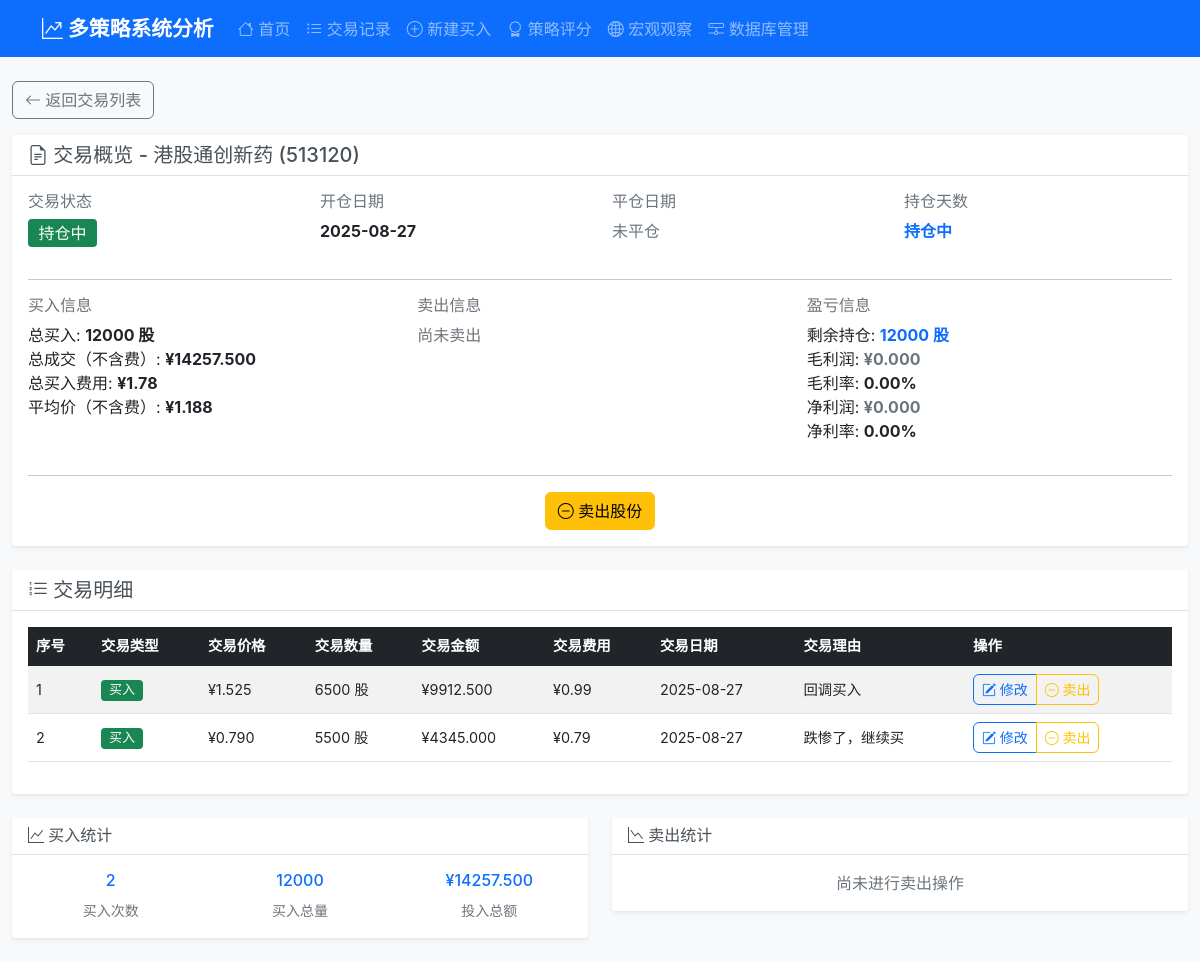
The app's page /trade_details/205, older data.
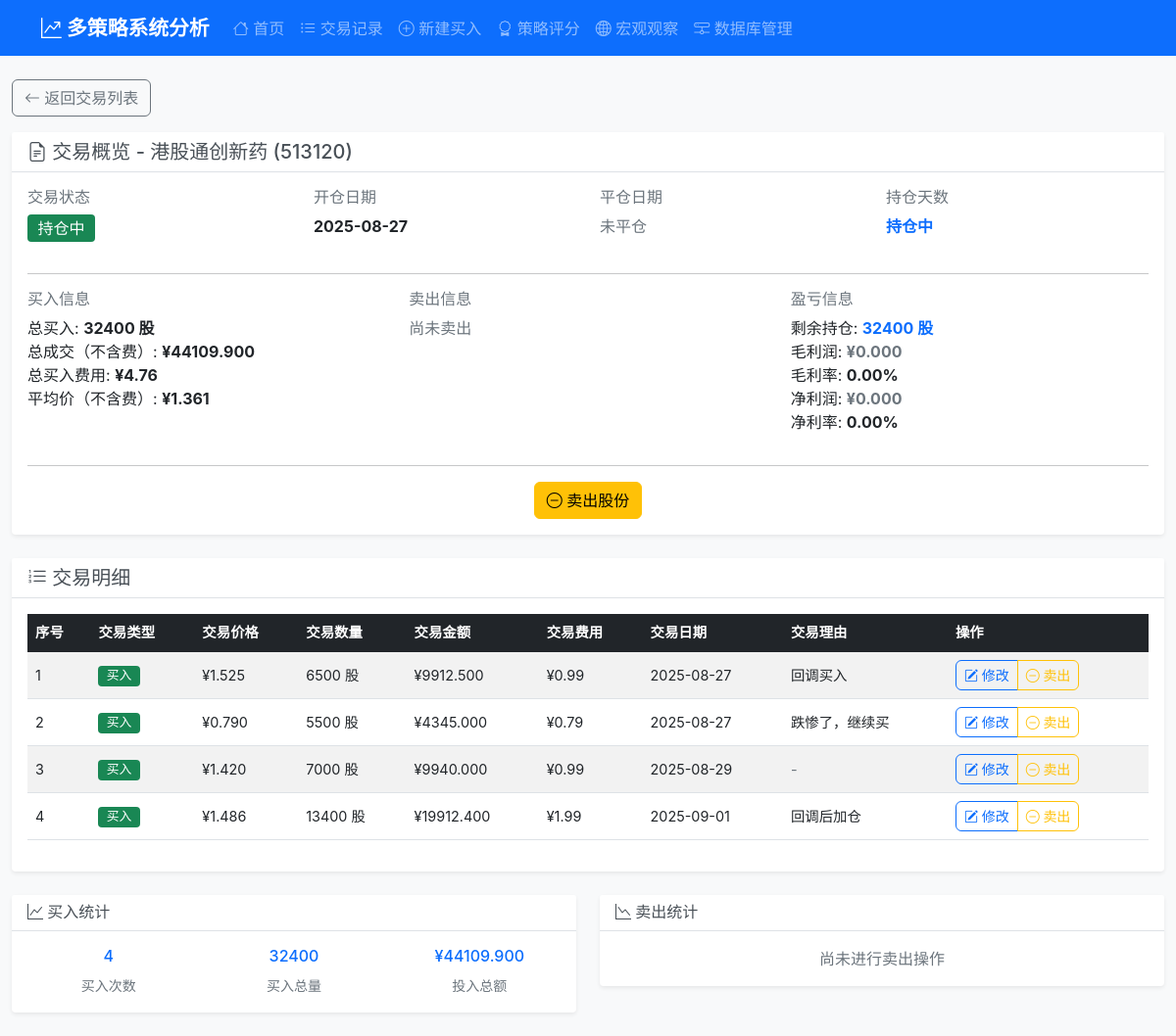
The same page, newer data.
### tables this page shows
CREATE TABLE trades (
                id INTEGER PRIMARY KEY AUTOINCREMENT,
                symbol_code TEXT NOT NULL,
                symbol_name TEXT NOT NULL,
                open_date DATE NOT NULL,
                close_date DATE,
                status TEXT DEFAULT 'open',  -- open: 持仓中, closed: 已平仓
                total_buy_amount DECIMAL(15,3) DEFAULT 0,
                total_buy_quantity INTEGER DEFAULT 0,
                total_sell_amount DECIMAL(15,3) DEFAULT 0,
                total_sell_quantity INTEGER DEFAULT 0,
                remaining_quantity INTEGER DEFAULT 0,
                total_profit_loss DECIMAL(15,3) DEFAULT 0,
                total_profit_loss_pct DECIMAL(8,4) DEFAULT 0,
                holding_days INTEGER DEFAULT 0,
                created_at TIMESTAMP DEFAULT CURRENT_TIMESTAMP,
                updated_at TIMESTAMP DEFAULT CURRENT_TIMESTAMP
            , strategy TEXT DEFAULT "trend", trade_log TEXT, deleted_at TIMESTAMP, deleted_reason TEXT, strategy_id INTEGER, is_deleted INTEGER DEFAULT 0, delete_date TIMESTAMP, delete_reason TEXT, operator_note TEXT, total_gross_profit DECIMAL(15,3) DEFAULT 0, total_net_profit DECIMAL(15,3) DEFAULT 0, total_net_profit_pct DECIMAL(8,4) DEFAULT 0, total_buy_fees DECIMAL(15,3) DEFAULT 0, total_sell_fees DECIMAL(15,3) DEFAULT 0, total_fees DECIMAL(15,3) DEFAULT 0, total_fee_ratio_pct DECIMAL(8,4) DEFAULT 0);

CREATE TABLE trade_details (
                id INTEGER PRIMARY KEY AUTOINCREMENT,
                trade_id INTEGER NOT NULL,
                transaction_type TEXT NOT NULL,  -- buy: 买入, sell: 卖出
                price DECIMAL(10,3) NOT NULL,
                quantity INTEGER NOT NULL,
                amount DECIMAL(15,3) NOT NULL,
                transaction_date DATE NOT NULL,
                profit_loss DECIMAL(15,3) DEFAULT 0,
                profit_loss_pct DECIMAL(8,4) DEFAULT 0,
                created_at TIMESTAMP DEFAULT CURRENT_TIMESTAMP, transaction_fee DECIMAL(10,3) DEFAULT 0, buy_reason TEXT, sell_reason TEXT, deleted_at TIMESTAMP, is_deleted INTEGER DEFAULT 0, delete_date TIMESTAMP, delete_reason TEXT, operator_note TEXT, gross_profit DECIMAL(15,3) DEFAULT 0, gross_profit_pct DECIMAL(8,4) DEFAULT 0, net_profit DECIMAL(15,3) DEFAULT 0, net_profit_pct DECIMAL(8,4) DEFAULT 0,
                FOREIGN KEY (trade_id) REFERENCES trades (id)
            );

### routes/trading_routes.py (the view)
@trading_bp.route('/trade_details/<int:trade_id>')
def trade_details(trade_id):
    try:
        trading_service = TradingService(current_app.db_service)
        trade = trading_service.get_trade_by_id(trade_id)
        if not trade:
            return redirect(url_for('trading.trades'))
        details_raw = trading_service.get_trade_details(trade_id, return_dto=True)
        modifications = trading_service.get_trade_modifications(trade_id)
        details = dto_list_to_dicts(details_raw)
        remaining_map = trading_service.compute_buy_detail_remaining_map(trade_id)
        details_with_remaining = []
        for d in details:
            if d['transaction_type'] == 'buy':
                rem = int(remaining_map.get(d['id'], d['quantity']))
                d['remaining_for_quick'] = rem
                d['can_quick_sell'] = (trade['status'] == 'open' and trade['remaining_quantity'] > 0 and rem > 0)
            else:
                d['remaining_for_quick'] = 0
                d['can_quick_sell'] = False
            details_with_remaining.append(d)
        overview_metrics = trading_service.get_trade_overview_metrics(trade_id)
        return render_template('trade_details.html',
                             trade=trade,
                             details=details_with_remaining,
                             modifications=modifications,
                             overview=overview_metrics)
    except Exception as e:
        current_app.logger.error(f"交易详情加载失败: {str(e)}")
        return redirect(url_for('trading.trades'))

### services/database_service.py (called while the page is built)
    def execute_query(self, query: str, params: tuple = (), fetch_one: bool = False, fetch_all: bool = True) -> Any:
        with self.get_connection() as conn:
            cursor = conn.cursor()
            cursor.execute(query, params)
            if query.strip().upper().startswith(('INSERT', 'UPDATE', 'DELETE')):
                conn.commit()
            if fetch_one:
                return cursor.fetchone()
            elif fetch_all:
                return cursor.fetchall()
            else:
                return cursor.lastrowid

### services/mappers.py (called while the page is built)
def to_dict_dataclass(obj) -> Dict[str, Any]:
    try:
        return asdict(obj)
    except Exception:
        return dict(obj)  # fallback

def dto_list_to_dicts(items: Iterable[Any]) -> List[Dict[str, Any]]:
    out: List[Dict[str, Any]] = []
    for it in items:
        out.append(to_dict_dataclass(it))
    return out

### templates/trade_details.html (shortened to what the changed rows need)
{% extends "base.html" %}
{% block content %}
    <div class="row">
        <div class="col-12">
            <div class="card mb-4">
                <div class="card-header">
                    <h5 class="card-title mb-0">
                        <i class="bi bi-file-earmark-text"></i> 交易概览 - {{ trade.symbol_name }} ({{ trade.symbol_code }})
                    </h5>
                </div>
                <div class="card-body">
                    <div class="row">
                        <div class="col-md-3 mb-3">
                            <h6 class="text-muted">开仓日期</h6>
                            <span class="fw-bold">{{ trade.open_date }}</span>
                        </div>
                    </div>
                    <div class="row">
                        <div class="col-md-4 mb-3">
                            <div>
                                总买入: <span class="fw-bold">{{ overview.buy_qty }} 股</span>
                            </div>
                            <div>
                                总成交（不含费）: <span class="fw-bold">¥{{ "%.3f"|format(overview.buy_gross) }}</span>
                            </div>
                            <div>
                                总买入费用: <span class="fw-bold">¥{{ "%.2f"|format(overview.buy_fees) }}</span>
                            </div>
                            <div>
                                平均价（不含费）: <span class="fw-bold">¥{{ "%.3f"|format(overview.avg_buy_ex) }}</span>
                            </div>
                        </div>
                        <div class="col-md-4 mb-3">
                            <div>
                                剩余持仓: <span class="fw-bold text-primary">{{ trade.remaining_quantity }} 股</span>
                            </div>
                        </div>
                    </div>
                </div>
            </div>
            <div class="card">
                <div class="card-body">
                    <div class="table-responsive">
                        <table class="table table-striped table-hover">
                            <thead class="table-dark">
                                <tr>
                                    <th>序号</th>
                                    <th>交易类型</th>
                                    <th>交易价格</th>
                                    <th>交易数量</th>
                                    <th>交易金额</th>
                                    <th>交易费用</th>
                                    <th>交易日期</th>
                                    <th>交易理由</th>
                                    <th>操作</th>
                                </tr>
                            </thead>
                            <tbody>
                                {% if details %}
                                    {% for detail in details %}
                                        <tr>
                                            <td>{{ loop.index }}</td>
                                            <td>
                                                {% if detail.transaction_type == 'buy' %}
                                                    <span class="badge bg-success">买入</span>
                                                {% else %}
                                                    <span class="badge bg-warning">卖出</span>
                                                {% endif %}
                                            </td>
                                            <td>¥{{ "%.3f"|format(detail.price) }}</td>
                                            <td>{{ detail.quantity }} 股</td>
                                            <td>¥{{ "%.3f"|format(detail.amount) }}</td>
                                            <td>
                                                {% if detail.transaction_fee %}
                                                    ¥{{ "%.2f"|format(detail.transaction_fee) }}
                                                {% else %}
                                                    <span class="text-muted">¥0.00</span>
                                                {% endif %}
                                            </td>
                                            <td>{{ detail.transaction_date }}</td>
                                            <td>
                                                {% if detail.transaction_type == 'buy' and detail.buy_reason %}
                                                    <span class="text-truncate"
                                                          style="max-width: 200px"
                                                          title="{{ detail.buy_reason }}">
                                                        {{ detail.buy_reason[:50] }}
                                                    </span>
                                                {% else %}
                                                    <span class="text-muted">-</span>
                                                {% endif %}
                                            </td>
                                            <td>
                                                <div class="btn-group">
                                                    {% if detail.transaction_type == 'buy' %}
                                                        <button type="button"
                                                                class="btn btn-sm btn-outline-primary"
                                                                data-bs-toggle="modal"
                                                                data-bs-target="#modifyDetailModal"
                                                                data-detail-id="{{ detail.id }}"
                                                                data-detail-type="buy">
                                                            <i class="bi bi-pencil-square"></i> 修改
                                                        </button>
                                                        {% set can_quick_sell = detail.can_quick_sell %}
                                                        <button type="button"
                                                                class="btn btn-sm btn-outline-warning"
                                                                data-bs-toggle="modal"
                                                                data-bs-target="#quickSellModal"
                                                                data-detail-id="{{ detail.id }}"
                                                                data-trade-id="{{ trade.id }}"
                                                                data-remaining="{{ detail.remaining_for_quick or 0 }}"
                                                                {% if not can_quick_sell %}disabled="disabled"{% endif %}>
                                                            <i class="bi bi-dash-circle"></i> 卖出
                                                        </button>
                                                    {% endif %}
                                                </div>
                                            </td>
                                        </tr>
                                    {% endfor %}
                                {% else %}
                                    <tr>
                                        <td colspan="9" class="text-center text-muted">暂无交易明细</td>
                                    </tr>
                                {% endif %}
                            </tbody>
                        </table>
                    </div>
                </div>
            </div>
            {% if details %}
                <div class="row mt-4">
                    <div class="col-md-6">
                        <div class="card">
                            <div class="card-body">
                                {% set buy_details = details | selectattr("transaction_type", "equalto", "buy") | list %}
                                {% if buy_details %}
                                    <div class="row text-center">
                                        <div class="col-4">
                                            <h6 class="text-primary">{{ buy_details | length }}</h6>
                                            <small class="text-muted">买入次数</small>
                                        </div>
                                        <div class="col-4">
                                            <h6 class="text-primary">{{ buy_details | sum(attribute='quantity') }}</h6>
                                            <small class="text-muted">买入总量</small>
                                        </div>
                                        <div class="col-4">
                                            <h6 class="text-primary">¥{{ "%.3f"|format(buy_details | sum(attribute='amount') ) }}</h6>
                                            <small class="text-muted">投入总额</small>
                                        </div>
                                    </div>
                                {% endif %}
                            </div>
                        </div>
                    </div>
                                {% set sell_details = details | selectattr("transaction_type", "equalto", "sell") | list %}
                </div>
            {% endif %}
        </div>
    </div>
{% endblock %}

Row changes from the older to the newer data that the page shows:
changed trades "港股通创新药": remaining_quantity "12000" → "32400"
added trade_details: price "1.420", quantity "7000", transaction_fee "0.99", transaction_date "2025-08-29", transaction_type "buy" (drawn)
added trade_details: price "1.486", quantity "13400", transaction_fee "1.99", transaction_date "2025-09-01", buy_reason "回调后加仓", transaction_type "buy" (drawn)
Text that changed along with them:
{{ overview.buy_qty }}: "12000" → "32400"
{{ "%.3f"|format(overview.buy_gross) }}: "14257.500" → "44109.900"
{{ "%.2f"|format(overview.buy_fees) }}: "1.78" → "4.76"
{{ "%.3f"|format(overview.avg_buy_ex) }}: "1.188" → "1.361"
{{ buy_details | length }}: "2" → "4"
{{ buy_details | sum(attribute='quantity') }}: "12000" → "32400"
{{ "%.3f"|format(buy_details | sum(attribute='amount') ) }}: "14257.500" → "44109.900"
new list line: "3 买入 ¥ 股 ¥ 9940.000 ¥ - 修改 卖出"
new list line: "4 买入 ¥ 股 ¥ 19912.400 ¥ 修改 卖出"
